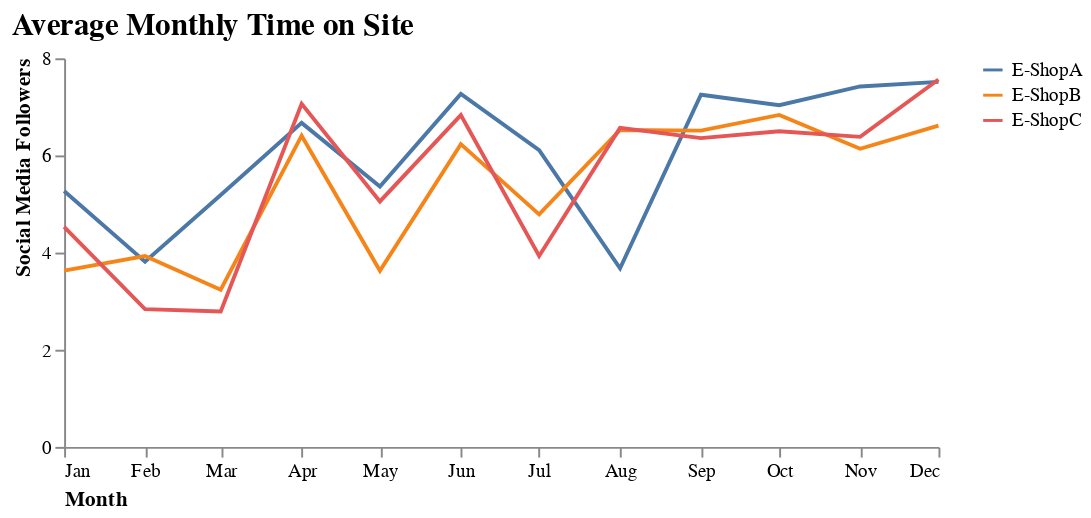

Notebook code for this chart:
### Markdown cell above
## Task 5

Monthly Time on Site overview

- Show a monthly overview of the average time on site for every E-shop (order by E-shop and month)
- Use the names `month` and `average_time_on_site`

### Code cell
chart = alt.Chart(df).mark_line().encode(
    x=alt.X('month(date):T').axis(
                               title='Month', 
                               titleAnchor="start",
                               labelAngle=0,
                               grid=False
                               ),
    y=alt.Y('average(time_on_site):Q').axis(
                               title='Social Media Followers', 
                               titleAnchor="end",
                               grid=False
                               ),
    color=alt.Color('eshop_name:N', title=None)
).properties(
    title='Average Monthly Time on Site',
    width= 450,
    height=200
).configure_title( 
    fontSize=16,
    font='Arial',
    anchor='start'
).configure_view(
    strokeWidth=0
)

chart

### Figure 1 — Vega-Lite specification as saved in the notebook (floating-point values rounded to 4 significant figures)
{"config": {"view": {"continuousWidth": 300, "continuousHeight": 300, "strokeWidth": 0}, "title": {"anchor": "start", "font": "Arial", "fontSize": 16}}, "data": {"name": "data-3a26c000e4862bfeb4ac3c81f7273b97"}, "mark": {"type": "line"}, "encoding": {"color": {"field": "eshop_name", "title": null, "type": "nominal"}, "x": {"axis": {"title": "Month", "titleAnchor": "start", "labelAngle": 0, "grid": false}, "field": "date", "timeUnit": "month", "type": "temporal"}, "y": {"aggregate": "average", "axis": {"title": "Social Media Followers", "titleAnchor": "end", "grid": false}, "field": "time_on_site", "type": "quantitative"}}, "height": 200, "title": "Average Monthly Time on Site", "width": 450, "$schema": "https://vega.github.io/schema/vega-lite/v5.8.0.json", "datasets": {"data-3a26c000e4862bfeb4ac3c81f7273b97": [{"eshop_name": "E-ShopA", "date": "2020-01-31T00:00:00", "annual_revenue": 13.35, "time_on_site": 1.09, "average_rating": 4.17, "social_media_followers": 173.8, "average_response_time": 2.35}, {"eshop_name": "E-ShopA", "date": "2020-02-29T00:00:00", "annual_revenue": 10.74, "time_on_site": 0.56, "average_rating": 4.79, "social_media_followers": 52.69, "average_response_time": 2.58}, {"eshop_name": "E-ShopA", "date": "2020-03-31T00:00:00", "annual_revenue": 11.91, "time_on_site": 0.57, "average_rating": 2.92, "social_media_followers": 141.8, "average_response_time": 1.54}, {"eshop_name": "E-ShopA", "date": "2020-04-30T00:00:00", "annual_revenue": 16.38, "time_on_site": 2.44, "average_rating": 3.68, "social_media_followers": 190.6, "average_response_time": 1.92}, {"eshop_name": "E-ShopA", "date": "2020-05-31T00:00:00", "annual_revenue": 6.52, "time_on_site": 2.07, "average_rating": 2.67, "social_media_followers": 129.5, "average_response_time": 1.49}, {"eshop_name": "E-ShopA", "date": "2020-06-30T00:00:00", "annual_revenue": 15.8, "time_on_site": 3.79, "average_rating": 4.9, "social_media_followers": 209.1, "average_response_time": 2.51}, {"eshop_name": "E-ShopA", "date": "2020-07-31T00:00:00", "annual_revenue": 20.97, "time_on_site": 2.29, "average_rating": 4.54, "social_media_followers": 313.7, "average_response_time": 2.2}, {"eshop_name": "E-ShopA", "date": "2020-08-31T00:00:00", "annual_revenue": 9.4, "time_on_site": 1.67, "average_rating": 2.02, "social_media_followers": 139.7, "average_response_time": 0.93}, {"eshop_name": "E-ShopA", "date": "2020-09-30T00:00:00", "annual_revenue": 10.09, "time_on_site": 1.67, "average_rating": 1.99, "social_media_followers": 167.7, "average_response_time": 0.85}, {"eshop_name": "E-ShopA", "date": "2020-10-31T00:00:00", "annual_revenue": 25.98, "time_on_site": 5.17, "average_rating": 5.41, "social_media_followers": 487.3, "average_response_time": 2.48}, {"eshop_name": "E-ShopA", "date": "2020-11-30T00:00:00", "annual_revenue": 18.07, "time_on_site": 3.33, "average_rating": 2.81, "social_media_followers": 328.2, "average_response_time": 1.28}, {"eshop_name": "E-ShopA", "date": "2020-12-31T00:00:00", "annual_revenue": 36.81, "time_on_site": 5.99, "average_rating": 5.58, "social_media_followers": 548.2, "average_response_time": 2.75}, {"eshop_name": "E-ShopA", "date": "2021-01-31T00:00:00", "annual_revenue": 33.28, "time_on_site": 6.63, "average_rating": 5.18, "social_media_followers": 497.5, "average_response_time": 2.32}, {"eshop_name": "E-ShopA", "date": "2021-02-28T00:00:00", "annual_revenue": 14.35, "time_on_site": 2.24, "average_rating": 1.99, "social_media_followers": 225.2, "average_response_time": 0.88}, {"eshop_name": "E-ShopA", "date": "2021-03-31T00:00:00", "annual_revenue": 32.38, "time_on_site": 5.78, "average_rating": 4.55, "social_media_followers": 556.5, "average_response_time": 1.83}, {"eshop_name": "E-ShopA", "date": "2021-04-30T00:00:00", "annual_revenue": 34.06, "time_on_site": 7.61, "average_rating": 5.45, "social_media_followers": 767.8, "average_response_time": 2.01}, {"eshop_name": "E-ShopA", "date": "2021-05-31T00:00:00", "annual_revenue": 37.03, "time_on_site": 4.61, "average_rating": 5.05, "social_media_followers": 697.1, "average_response_time": 1.82}, {"eshop_name": "E-ShopA", "date": "2021-06-30T00:00:00", "annual_revenue": 22.18, "time_on_site": 4.22, "average_rating": 3.37, "social_media_followers": 463.6, "average_response_time": 1.2}, {"eshop_name": "E-ShopA", "date": "2021-07-31T00:00:00", "annual_revenue": 36.24, "time_on_site": 5.63, "average_rating": 4.45, "social_media_followers": 694.1, "average_response_time": 1.85}, {"eshop_name": "E-ShopA", "date": "2021-08-31T00:00:00", "annual_revenue": 20.09, "time_on_site": 3.34, "average_rating": 2.57, "social_media_followers": 336.8, "average_response_time": 0.88}, {"eshop_name": "E-ShopA", "date": "2021-09-30T00:00:00", "annual_revenue": 28.98, "time_on_site": 5.27, "average_rating": 3.62, "social_media_followers": 522.5, "average_response_time": 1.36}, {"eshop_name": "E-ShopA", "date": "2021-10-31T00:00:00", "annual_revenue": 41.89, "time_on_site": 10.34, "average_rating": 5.36, "social_media_followers": 778.1, "average_response_time": 1.72}, {"eshop_name": "E-ShopA", "date": "2021-11-30T00:00:00", "annual_revenue": 57.76, "time_on_site": 8.62, "average_rating": 5.89, "social_media_followers": 961.7, "average_response_time": 2.18}, {"eshop_name": "E-ShopA", "date": "2021-12-31T00:00:00", "annual_revenue": 18.83, "time_on_site": 4.14, "average_rating": 2.11, "social_media_followers": 327.2, "average_response_time": 0.73}, {"eshop_name": "E-ShopA", "date": "2022-01-31T00:00:00", "annual_revenue": 53.2, "time_on_site": 8.08, "average_rating": 5.97, "social_media_followers": 1102.0, "average_response_time": 1.91}, {"eshop_name": "E-ShopA", "date": "2022-02-28T00:00:00", "annual_revenue": 45.74, "time_on_site": 8.64, "average_rating": 5.02, "social_media_followers": 892.1, "average_response_time": 1.56}, {"eshop_name": "E-ShopA", "date": "2022-03-31T00:00:00", "annual_revenue": 48.44, "time_on_site": 9.21, "average_rating": 5.02, "social_media_followers": 815.0, "average_response_time": 1.4}, {"eshop_name": "E-ShopA", "date": "2022-04-30T00:00:00", "annual_revenue": 48.98, "time_on_site": 9.96, "average_rating": 4.88, "social_media_followers": 868.0, "average_response_time": 1.49}, {"eshop_name": "E-ShopA", "date": "2022-05-31T00:00:00", "annual_revenue": 45.62, "time_on_site": 9.4, "average_rating": 4.5, "social_media_followers": 881.6, "average_response_time": 1.22}, {"eshop_name": "E-ShopA", "date": "2022-06-30T00:00:00", "annual_revenue": 66.27, "time_on_site": 13.79, "average_rating": 6.65, "social_media_followers": 1324.0, "average_response_time": 1.56}, {"eshop_name": "E-ShopA", "date": "2022-07-31T00:00:00", "annual_revenue": 63.04, "time_on_site": 10.41, "average_rating": 5.37, "social_media_followers": 1207.0, "average_response_time": 1.26}, {"eshop_name": "E-ShopA", "date": "2022-08-31T00:00:00", "annual_revenue": 31.29, "time_on_site": 6.02, "average_rating": 3.16, "social_media_followers": 738.2, "average_response_time": 0.8}, {"eshop_name": "E-ShopA", "date": "2022-09-30T00:00:00", "annual_revenue": 66.11, "time_on_site": 14.81, "average_rating": 6.34, "social_media_followers": 1385.0, "average_response_time": 1.83}, {"eshop_name": "E-ShopA", "date": "2022-10-31T00:00:00", "annual_revenue": 27.25, "time_on_site": 5.59, "average_rating": 2.66, "social_media_followers": 541.1, "average_response_time": 0.65}, {"eshop_name": "E-ShopA", "date": "2022-11-30T00:00:00", "annual_revenue": 61.7, "time_on_site": 10.31, "average_rating": 5.32, "social_media_followers": 1056.0, "average_response_time": 1.24}, {"eshop_name": "E-ShopA", "date": "2022-12-31T00:00:00", "annual_revenue": 74.67, "time_on_site": 12.41, "average_rating": 6.25, "social_media_followers": 1417.0, "average_response_time": 1.44}, {"eshop_name": "E-ShopB", "date": "2020-01-31T00:00:00", "annual_revenue": 7.29, "time_on_site": 0.59, "average_rating": 2.28, "social_media_followers": 94.92, "average_response_time": 1.28}, {"eshop_name": "E-ShopB", "date": "2020-02-29T00:00:00", "annual_revenue": 10.38, "time_on_site": 0.54, "average_rating": 4.63, "social_media_followers": 50.92, "average_response_time": 2.5}, {"eshop_name": "E-ShopB", "date": "2020-03-31T00:00:00", "annual_revenue": 9.49, "time_on_site": 0.45, "average_rating": 2.33, "social_media_followers": 113.0, "average_response_time": 1.23}, {"eshop_name": "E-ShopB", "date": "2020-04-30T00:00:00", "annual_revenue": 10.21, "time_on_site": 1.52, "average_rating": 2.3, "social_media_followers": 118.8, "average_response_time": 1.19}, {"eshop_name": "E-ShopB", "date": "2020-05-31T00:00:00", "annual_revenue": 10.48, "time_on_site": 3.33, "average_rating": 4.29, "social_media_followers": 208.1, "average_response_time": 2.39}, {"eshop_name": "E-ShopB", "date": "2020-06-30T00:00:00", "annual_revenue": 12.52, "time_on_site": 3.0, "average_rating": 3.88, "social_media_followers": 165.6, "average_response_time": 1.99}, {"eshop_name": "E-ShopB", "date": "2020-07-31T00:00:00", "annual_revenue": 20.23, "time_on_site": 2.21, "average_rating": 4.38, "social_media_followers": 302.7, "average_response_time": 2.13}, {"eshop_name": "E-ShopB", "date": "2020-08-31T00:00:00", "annual_revenue": 20.03, "time_on_site": 3.56, "average_rating": 4.31, "social_media_followers": 297.9, "average_response_time": 1.99}, {"eshop_name": "E-ShopB", "date": "2020-09-30T00:00:00", "annual_revenue": 20.65, "time_on_site": 3.43, "average_rating": 4.08, "social_media_followers": 343.2, "average_response_time": 1.73}, {"eshop_name": "E-ShopB", "date": "2020-10-31T00:00:00", "annual_revenue": 23.25, "time_on_site": 4.63, "average_rating": 4.84, "social_media_followers": 435.9, "average_response_time": 2.22}, {"eshop_name": "E-ShopB", "date": "2020-11-30T00:00:00", "annual_revenue": 19.02, "time_on_site": 3.51, "average_rating": 2.96, "social_media_followers": 345.4, "average_response_time": 1.35}, {"eshop_name": "E-ShopB", "date": "2020-12-31T00:00:00", "annual_revenue": 25.65, "time_on_site": 4.17, "average_rating": 3.89, "social_media_followers": 382.1, "average_response_time": 1.92}, {"eshop_name": "E-ShopB", "date": "2021-01-31T00:00:00", "annual_revenue": 31.11, "time_on_site": 6.19, "average_rating": 4.85, "social_media_followers": 465.1, "average_response_time": 2.17}, {"eshop_name": "E-ShopB", "date": "2021-02-28T00:00:00", "annual_revenue": 29.82, "time_on_site": 4.66, "average_rating": 4.14, "social_media_followers": 468.1, "average_response_time": 1.82}, {"eshop_name": "E-ShopB", "date": "2021-03-31T00:00:00", "annual_revenue": 19.91, "time_on_site": 3.55, "average_rating": 2.8, "social_media_followers": 342.2, "average_response_time": 1.13}, {"eshop_name": "E-ShopB", "date": "2021-04-30T00:00:00", "annual_revenue": 34.53, "time_on_site": 7.72, "average_rating": 5.53, "social_media_followers": 778.4, "average_response_time": 2.04}, {"eshop_name": "E-ShopB", "date": "2021-05-31T00:00:00", "annual_revenue": 19.22, "time_on_site": 2.39, "average_rating": 2.62, "social_media_followers": 361.8, "average_response_time": 0.95}, {"eshop_name": "E-ShopB", "date": "2021-06-30T00:00:00", "annual_revenue": 18.94, "time_on_site": 3.6, "average_rating": 2.87, "social_media_followers": 395.9, "average_response_time": 1.03}, {"eshop_name": "E-ShopB", "date": "2021-07-31T00:00:00", "annual_revenue": 28.1, "time_on_site": 4.37, "average_rating": 3.45, "social_media_followers": 538.1, "average_response_time": 1.44}, {"eshop_name": "E-ShopB", "date": "2021-08-31T00:00:00", "annual_revenue": 27.93, "time_on_site": 4.65, "average_rating": 3.57, "social_media_followers": 468.3, "average_response_time": 1.22}, {"eshop_name": "E-ShopB", "date": "2021-09-30T00:00:00", "annual_revenue": 17.15, "time_on_site": 3.12, "average_rating": 2.14, "social_media_followers": 309.2, "average_response_time": 0.8}, {"eshop_name": "E-ShopB", "date": "2021-10-31T00:00:00", "annual_revenue": 38.4, "time_on_site": 9.48, "average_rating": 4.92, "social_media_followers": 713.2, "average_response_time": 1.57}, {"eshop_name": "E-ShopB", "date": "2021-11-30T00:00:00", "annual_revenue": 20.59, "time_on_site": 3.07, "average_rating": 2.1, "social_media_followers": 342.9, "average_response_time": 0.78}, {"eshop_name": "E-ShopB", "date": "2021-12-31T00:00:00", "annual_revenue": 23.07, "time_on_site": 5.08, "average_rating": 2.58, "social_media_followers": 401.1, "average_response_time": 0.89}, {"eshop_name": "E-ShopB", "date": "2022-01-31T00:00:00", "annual_revenue": 27.05, "time_on_site": 4.11, "average_rating": 3.03, "social_media_followers": 560.5, "average_response_time": 0.97}, {"eshop_name": "E-ShopB", "date": "2022-02-28T00:00:00", "annual_revenue": 34.88, "time_on_site": 6.59, "average_rating": 3.83, "social_media_followers": 680.3, "average_response_time": 1.19}, {"eshop_name": "E-ShopB", "date": "2022-03-31T00:00:00", "annual_revenue": 30.02, "time_on_site": 5.71, "average_rating": 3.11, "social_media_followers": 505.2, "average_response_time": 0.87}, {"eshop_name": "E-ShopB", "date": "2022-04-30T00:00:00", "annual_revenue": 49.08, "time_on_site": 9.98, "average_rating": 4.89, "social_media_followers": 870.0, "average_response_time": 1.49}, {"eshop_name": "E-ShopB", "date": "2022-05-31T00:00:00", "annual_revenue": 25.02, "time_on_site": 5.16, "average_rating": 2.47, "social_media_followers": 483.6, "average_response_time": 0.67}, {"eshop_name": "E-ShopB", "date": "2022-06-30T00:00:00", "annual_revenue": 58.14, "time_on_site": 12.1, "average_rating": 5.83, "social_media_followers": 1161.0, "average_response_time": 1.37}, {"eshop_name": "E-ShopB", "date": "2022-07-31T00:00:00", "annual_revenue": 47.16, "time_on_site": 7.78, "average_rating": 4.02, "social_media_followers": 903.2, "average_response_time": 0.94}, {"eshop_name": "E-ShopB", "date": "2022-08-31T00:00:00", "annual_revenue": 59.03, "time_on_site": 11.36, "average_rating": 5.95, "social_media_followers": 1392.0, "average_response_time": 1.51}, {"eshop_name": "E-ShopB", "date": "2022-09-30T00:00:00", "annual_revenue": 57.93, "time_on_site": 12.98, "average_rating": 5.56, "social_media_followers": 1214.0, "average_response_time": 1.6}, {"eshop_name": "E-ShopB", "date": "2022-10-31T00:00:00", "annual_revenue": 31.13, "time_on_site": 6.39, "average_rating": 3.04, "social_media_followers": 618.3, "average_response_time": 0.74}, {"eshop_name": "E-ShopB", "date": "2022-11-30T00:00:00", "annual_revenue": 70.84, "time_on_site": 11.83, "average_rating": 6.11, "social_media_followers": 1212.0, "average_response_time": 1.42}, {"eshop_name": "E-ShopB", "date": "2022-12-31T00:00:00", "annual_revenue": 63.77, "time_on_site": 10.59, "average_rating": 5.33, "social_media_followers": 1210.0, "average_response_time": 1.23}, {"eshop_name": "E-ShopC", "date": "2020-01-31T00:00:00", "annual_revenue": 7.8, "time_on_site": 0.64, "average_rating": 2.44, "social_media_followers": 101.5, "average_response_time": 1.37}, {"eshop_name": "E-ShopC", "date": "2020-02-29T00:00:00", "annual_revenue": 10.17, "time_on_site": 0.53, "average_rating": 4.54, "social_media_followers": 49.89, "average_response_time": 2.45}, {"eshop_name": "E-ShopC", "date": "2020-03-31T00:00:00", "annual_revenue": 21.13, "time_on_site": 1.0, "average_rating": 5.19, "social_media_followers": 251.6, "average_response_time": 2.73}, {"eshop_name": "E-ShopC", "date": "2020-04-30T00:00:00", "annual_revenue": 21.77, "time_on_site": 3.24, "average_rating": 4.9, "social_media_followers": 253.3, "average_response_time": 2.55}, {"eshop_name": "E-ShopC", "date": "2020-05-31T00:00:00", "annual_revenue": 8.46, "time_on_site": 2.69, "average_rating": 3.47, "social_media_followers": 168.0, "average_response_time": 1.93}, {"eshop_name": "E-ShopC", "date": "2020-06-30T00:00:00", "annual_revenue": 17.21, "time_on_site": 4.12, "average_rating": 5.33, "social_media_followers": 227.8, "average_response_time": 2.73}, {"eshop_name": "E-ShopC", "date": "2020-07-31T00:00:00", "annual_revenue": 24.99, "time_on_site": 2.73, "average_rating": 5.41, "social_media_followers": 373.9, "average_response_time": 2.63}, {"eshop_name": "E-ShopC", "date": "2020-08-31T00:00:00", "annual_revenue": 25.1, "time_on_site": 4.46, "average_rating": 5.4, "social_media_followers": 373.2, "average_response_time": 2.5}, {"eshop_name": "E-ShopC", "date": "2020-09-30T00:00:00", "annual_revenue": 20.67, "time_on_site": 3.43, "average_rating": 4.09, "social_media_followers": 343.6, "average_response_time": 1.74}, {"eshop_name": "E-ShopC", "date": "2020-10-31T00:00:00", "annual_revenue": 15.02, "time_on_site": 2.99, "average_rating": 3.13, "social_media_followers": 281.7, "average_response_time": 1.44}, {"eshop_name": "E-ShopC", "date": "2020-11-30T00:00:00", "annual_revenue": 12.32, "time_on_site": 2.27, "average_rating": 1.92, "social_media_followers": 223.8, "average_response_time": 0.87}, {"eshop_name": "E-ShopC", "date": "2020-12-31T00:00:00", "annual_revenue": 16.27, "time_on_site": 2.65, "average_rating": 2.47, "social_media_followers": 242.3, "average_response_time": 1.22}, {"eshop_name": "E-ShopC", "date": "2021-01-31T00:00:00", "annual_revenue": 24.35, "time_on_site": 4.85, "average_rating": 3.79, "social_media_followers": 364.0, "average_response_time": 1.7}, {"eshop_name": "E-ShopC", "date": "2021-02-28T00:00:00", "annual_revenue": 14.82, "time_on_site": 2.31, "average_rating": 2.06, "social_media_followers": 232.5, "average_response_time": 0.91}, {"eshop_name": "E-ShopC", "date": "2021-03-31T00:00:00", "annual_revenue": 18.86, "time_on_site": 3.37, "average_rating": 2.65, "social_media_followers": 324.2, "average_response_time": 1.07}, {"eshop_name": "E-ShopC", "date": "2021-04-30T00:00:00", "annual_revenue": 28.54, "time_on_site": 6.38, "average_rating": 4.57, "social_media_followers": 643.3, "average_response_time": 1.69}, {"eshop_name": "E-ShopC", "date": "2021-05-31T00:00:00", "annual_revenue": 27.21, "time_on_site": 3.39, "average_rating": 3.71, "social_media_followers": 512.2, "average_response_time": 1.34}, {"eshop_name": "E-ShopC", "date": "2021-06-30T00:00:00", "annual_revenue": 27.9, "time_on_site": 5.31, "average_rating": 4.24, "social_media_followers": 583.3, "average_response_time": 1.52}, {"eshop_name": "E-ShopC", "date": "2021-07-31T00:00:00", "annual_revenue": 23.72, "time_on_site": 3.69, "average_rating": 2.91, "social_media_followers": 454.3, "average_response_time": 1.21}, {"eshop_name": "E-ShopC", "date": "2021-08-31T00:00:00", "annual_revenue": 16.58, "time_on_site": 2.76, "average_rating": 2.12, "social_media_followers": 278.0, "average_response_time": 0.72}, {"eshop_name": "E-ShopC", "date": "2021-09-30T00:00:00", "annual_revenue": 47.0, "time_on_site": 8.54, "average_rating": 5.86, "social_media_followers": 847.2, "average_response_time": 2.2}, {"eshop_name": "E-ShopC", "date": "2021-10-31T00:00:00", "annual_revenue": 44.3, "time_on_site": 10.94, "average_rating": 5.67, "social_media_followers": 822.9, "average_response_time": 1.82}, {"eshop_name": "E-ShopC", "date": "2021-11-30T00:00:00", "annual_revenue": 49.79, "time_on_site": 7.43, "average_rating": 5.08, "social_media_followers": 829.0, "average_response_time": 1.88}, {"eshop_name": "E-ShopC", "date": "2021-12-31T00:00:00", "annual_revenue": 40.87, "time_on_site": 8.99, "average_rating": 4.58, "social_media_followers": 710.4, "average_response_time": 1.58}, {"eshop_name": "E-ShopC", "date": "2022-01-31T00:00:00", "annual_revenue": 53.32, "time_on_site": 8.1, "average_rating": 5.98, "social_media_followers": 1105.0, "average_response_time": 1.92}, {"eshop_name": "E-ShopC", "date": "2022-02-28T00:00:00", "annual_revenue": 29.99, "time_on_site": 5.67, "average_rating": 3.29, "social_media_followers": 584.8, "average_response_time": 1.02}, {"eshop_name": "E-ShopC", "date": "2022-03-31T00:00:00", "annual_revenue": 21.0, "time_on_site": 3.99, "average_rating": 2.18, "social_media_followers": 353.3, "average_response_time": 0.61}, {"eshop_name": "E-ShopC", "date": "2022-04-30T00:00:00", "annual_revenue": 56.89, "time_on_site": 11.57, "average_rating": 5.67, "social_media_followers": 1008.0, "average_response_time": 1.73}, {"eshop_name": "E-ShopC", "date": "2022-05-31T00:00:00", "annual_revenue": 44.04, "time_on_site": 9.08, "average_rating": 4.34, "social_media_followers": 851.2, "average_response_time": 1.18}, {"eshop_name": "E-ShopC", "date": "2022-06-30T00:00:00", "annual_revenue": 53.14, "time_on_site": 11.06, "average_rating": 5.33, "social_media_followers": 1061.0, "average_response_time": 1.25}, {"eshop_name": "E-ShopC", "date": "2022-07-31T00:00:00", "annual_revenue": 32.56, "time_on_site": 5.37, "average_rating": 2.78, "social_media_followers": 623.7, "average_response_time": 0.65}, {"eshop_name": "E-ShopC", "date": "2022-08-31T00:00:00", "annual_revenue": 64.83, "time_on_site": 12.48, "average_rating": 6.54, "social_media_followers": 1529.0, "average_response_time": 1.66}, {"eshop_name": "E-ShopC", "date": "2022-09-30T00:00:00", "annual_revenue": 31.7, "time_on_site": 7.1, "average_rating": 3.04, "social_media_followers": 664.3, "average_response_time": 0.88}, {"eshop_name": "E-ShopC", "date": "2022-10-31T00:00:00", "annual_revenue": 27.09, "time_on_site": 5.56, "average_rating": 2.65, "social_media_followers": 538.0, "average_response_time": 0.64}, {"eshop_name": "E-ShopC", "date": "2022-11-30T00:00:00", "annual_revenue": 56.59, "time_on_site": 9.45, "average_rating": 4.88, "social_media_followers": 968.4, "average_response_time": 1.13}, {"eshop_name": "E-ShopC", "date": "2022-12-31T00:00:00", "annual_revenue": 66.5, "time_on_site": 11.05, "average_rating": 5.56, "social_media_followers": 1262.0, "average_response_time": 1.28}]}}
